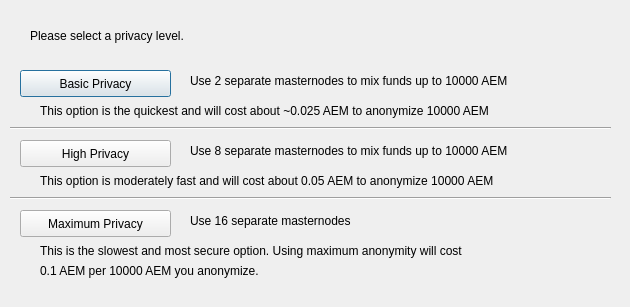
<?xml version="1.0" encoding="UTF-8"?>
<ui version="4.0">
 <class>ObfuscationConfig</class>
 <widget class="QDialog" name="ObfuscationConfig">
  <property name="geometry">
   <rect>
    <x>0</x>
    <y>0</y>
    <width>630</width>
    <height>307</height>
   </rect>
  </property>
  <property name="windowTitle">
   <string>Configure Obfuscation</string>
  </property>
  <widget class="QPushButton" name="buttonBasic">
   <property name="geometry">
    <rect>
     <x>20</x>
     <y>70</y>
     <width>151</width>
     <height>27</height>
    </rect>
   </property>
   <property name="text">
    <string>Basic Privacy</string>
   </property>
  </widget>
  <widget class="QPushButton" name="buttonHigh">
   <property name="geometry">
    <rect>
     <x>20</x>
     <y>140</y>
     <width>151</width>
     <height>27</height>
    </rect>
   </property>
   <property name="text">
    <string>High Privacy</string>
   </property>
  </widget>
  <widget class="QPushButton" name="buttonMax">
   <property name="geometry">
    <rect>
     <x>20</x>
     <y>210</y>
     <width>151</width>
     <height>27</height>
    </rect>
   </property>
   <property name="text">
    <string>Maximum Privacy</string>
   </property>
  </widget>
  <widget class="QLabel" name="label">
   <property name="geometry">
    <rect>
     <x>30</x>
     <y>20</y>
     <width>571</width>
     <height>31</height>
    </rect>
   </property>
   <property name="text">
    <string>Please select a privacy level.</string>
   </property>
  </widget>
  <widget class="QLabel" name="label_2">
   <property name="geometry">
    <rect>
     <x>190</x>
     <y>70</y>
     <width>421</width>
     <height>21</height>
    </rect>
   </property>
   <property name="text">
    <string>Use 2 separate masternodes to mix funds up to 10000 AEM</string>
   </property>
  </widget>
  <widget class="QLabel" name="label_3">
   <property name="geometry">
    <rect>
     <x>190</x>
     <y>140</y>
     <width>411</width>
     <height>21</height>
    </rect>
   </property>
   <property name="text">
    <string>Use 8 separate masternodes to mix funds up to 10000 AEM</string>
   </property>
  </widget>
  <widget class="QLabel" name="label_4">
   <property name="geometry">
    <rect>
     <x>190</x>
     <y>210</y>
     <width>421</width>
     <height>21</height>
    </rect>
   </property>
   <property name="text">
    <string>Use 16 separate masternodes</string>
   </property>
  </widget>
  <widget class="QLabel" name="label_6">
   <property name="geometry">
    <rect>
     <x>40</x>
     <y>100</y>
     <width>561</width>
     <height>21</height>
    </rect>
   </property>
   <property name="text">
    <string>This option is the quickest and will cost about ~0.025 AEM to anonymize 10000 AEM</string>
   </property>
  </widget>
  <widget class="QLabel" name="label_7">
   <property name="geometry">
    <rect>
     <x>40</x>
     <y>170</y>
     <width>561</width>
     <height>21</height>
    </rect>
   </property>
   <property name="text">
    <string>This option is moderately fast and will cost about 0.05 AEM to anonymize 10000 AEM</string>
   </property>
  </widget>
  <widget class="QLabel" name="label_8">
   <property name="geometry">
    <rect>
     <x>40</x>
     <y>240</y>
     <width>561</width>
     <height>21</height>
    </rect>
   </property>
   <property name="text">
    <string>This is the slowest and most secure option. Using maximum anonymity will cost</string>
   </property>
  </widget>
  <widget class="QLabel" name="label_9">
   <property name="geometry">
    <rect>
     <x>40</x>
     <y>260</y>
     <width>561</width>
     <height>21</height>
    </rect>
   </property>
   <property name="text">
    <string>0.1 AEM per 10000 AEM you anonymize.</string>
   </property>
  </widget>
  <widget class="Line" name="line">
   <property name="geometry">
    <rect>
     <x>10</x>
     <y>120</y>
     <width>601</width>
     <height>16</height>
    </rect>
   </property>
   <property name="orientation">
    <enum>Qt::Horizontal</enum>
   </property>
  </widget>
  <widget class="Line" name="line_2">
   <property name="geometry">
    <rect>
     <x>10</x>
     <y>190</y>
     <width>601</width>
     <height>16</height>
    </rect>
   </property>
   <property name="orientation">
    <enum>Qt::Horizontal</enum>
   </property>
  </widget>
 </widget>
 <resources/>
 <connections/>
</ui>
